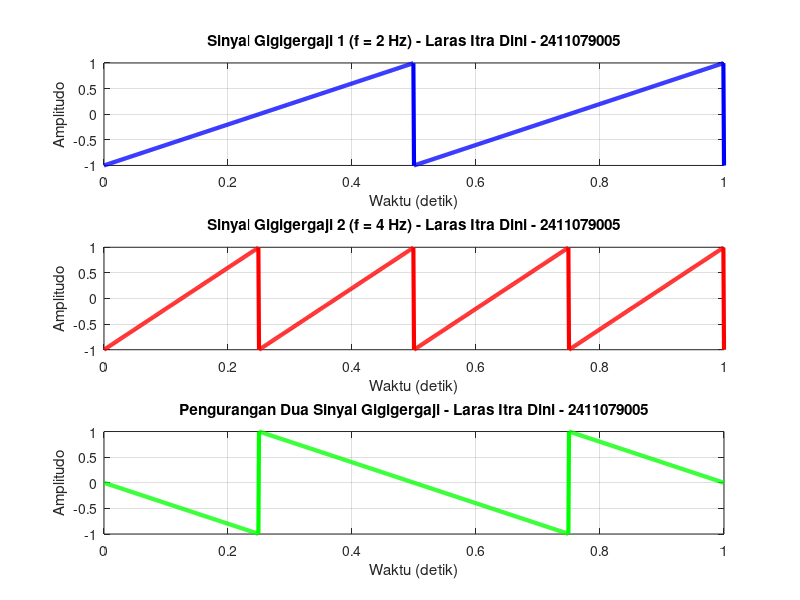

MATLAB code to generate this figure:
clear all;
clc;
clf;

% Parameter Sinyal
fs = 1000;   % Sampling frequency 
f1 = 2;      % Frekuensi Sinyal 1 
f2 = 4;      % Frekuensi Sinyal 2 
A1 = 2;      % Amplitudo Sinyal 1
A2 = 4;      % Amplitudo Sinyal 2

% Waktu 
t = 0:0.001:1; 

% Sinyal Persegi
x1 = sawtooth (2 * pi * f1 * t);  % Sinyal persegi pertama
x2 = sawtooth (2 * pi * f2 * t);  % Sinyal persegi kedua

% Penjumlahan Sinyal
y = x1 - x2;

% Plot Sinyal
figure(1);
subplot(311);
plot(t, x1, 'b', 'LineWidth', 3);
grid on;
title('Sinyal Gigigergaji 1 (f = 2 Hz) - Laras Itra Dini - 2411079005');
xlabel('Waktu (detik)');
ylabel('Amplitudo');

subplot(312);
plot(t, x2, 'r', 'LineWidth', 3);  
grid on;
title('Sinyal Gigigergaji 2 (f = 4 Hz) - Laras Itra Dini - 2411079005');
xlabel('Waktu (detik)');
ylabel('Amplitudo');

subplot(313);
plot(t, y, 'g', 'LineWidth', 3); 
grid on;
title('Pengurangan Dua Sinyal Gigigergaji - Laras Itra Dini - 2411079005');
xlabel('Waktu (detik)');
ylabel('Amplitudo');
